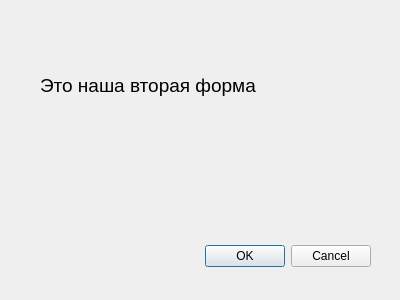
<?xml version="1.0" encoding="UTF-8"?>
<ui version="4.0">
 <class>Form2</class>
 <widget class="QDialog" name="Form2">
  <property name="geometry">
   <rect>
    <x>0</x>
    <y>0</y>
    <width>400</width>
    <height>300</height>
   </rect>
  </property>
  <property name="windowTitle">
   <string>Dialog</string>
  </property>
  <widget class="QDialogButtonBox" name="buttonBox">
   <property name="geometry">
    <rect>
     <x>30</x>
     <y>240</y>
     <width>341</width>
     <height>32</height>
    </rect>
   </property>
   <property name="orientation">
    <enum>Qt::Horizontal</enum>
   </property>
   <property name="standardButtons">
    <set>QDialogButtonBox::Cancel|QDialogButtonBox::Ok</set>
   </property>
  </widget>
  <widget class="QLabel" name="label">
   <property name="geometry">
    <rect>
     <x>40</x>
     <y>70</y>
     <width>251</width>
     <height>31</height>
    </rect>
   </property>
   <property name="font">
    <font>
     <pointsize>14</pointsize>
    </font>
   </property>
   <property name="text">
    <string>Это наша вторая форма</string>
   </property>
  </widget>
 </widget>
 <resources/>
 <connections>
  <connection>
   <sender>buttonBox</sender>
   <signal>accepted()</signal>
   <receiver>Form2</receiver>
   <slot>accept()</slot>
   <hints>
    <hint type="sourcelabel">
     <x>248</x>
     <y>254</y>
    </hint>
    <hint type="destinationlabel">
     <x>157</x>
     <y>274</y>
    </hint>
   </hints>
  </connection>
  <connection>
   <sender>buttonBox</sender>
   <signal>rejected()</signal>
   <receiver>Form2</receiver>
   <slot>reject()</slot>
   <hints>
    <hint type="sourcelabel">
     <x>316</x>
     <y>260</y>
    </hint>
    <hint type="destinationlabel">
     <x>286</x>
     <y>274</y>
    </hint>
   </hints>
  </connection>
 </connections>
</ui>
